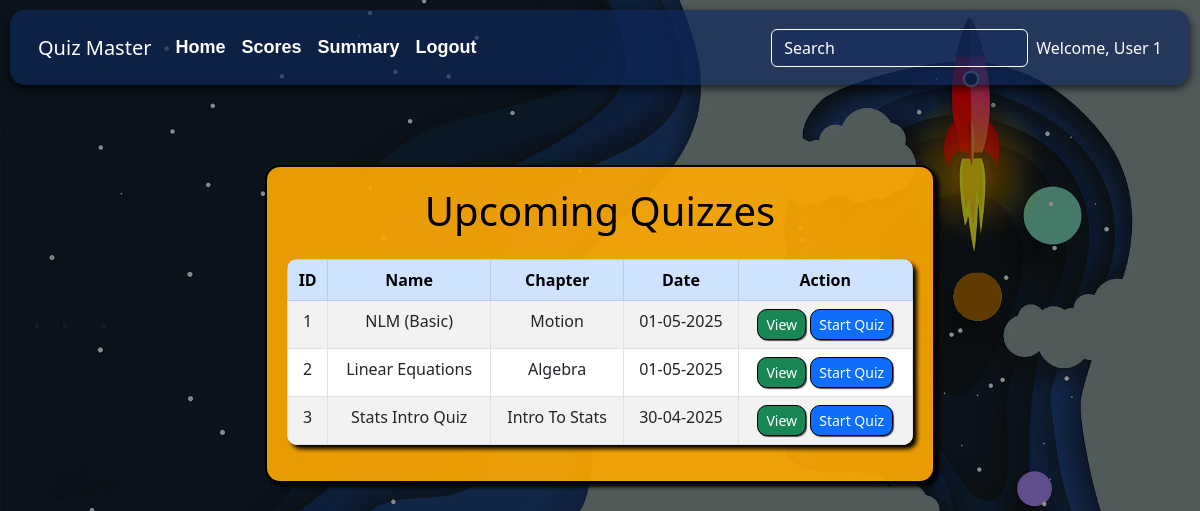
Page /user/dashboard (signed in) on the committed database.
### models/models.py (models this page shows)
class User(db.Model, UserMixin):
    id = db.Column(db.Integer, primary_key=True)
    full_name = db.Column(db.String(100), nullable=False)
    email = db.Column(db.String(120), unique=True, nullable=False)
    password = db.Column(db.String(255), nullable=False)  # Ensure this field exists!
    qualification = db.Column(db.String(100))
    dob = db.Column(db.Date)

class Quiz(db.Model):
    id = db.Column(db.Integer, primary_key=True)
    name = db.Column(db.String(100), nullable=False)
    chapter_id = db.Column(db.Integer, db.ForeignKey('chapter.id'), nullable=False)
    chapter_name = db.Column(db.String(100), nullable=True)
    subject_name = db.Column(db.String(100), nullable=False)
    date_of_quiz = db.Column(db.DateTime, default=datetime.utcnow)
    time_duration = db.Column(db.String(10))  # Format: HH:MM
    remarks = db.Column(db.Text, nullable=True)
    total_ques = db.Column(db.Integer, nullable=True)
    total_marks = db.Column(db.Integer, nullable=True, default=0)

### controllers/user.py (the view)
@user_bp.route('/dashboard')
@login_required
def dashboard():
    if not current_user.is_authenticated:
        flash("Please log in to access this page.", "warning")
        return redirect(url_for('user.login'))
    user = User.query.get(session['user_id'])
    subjects = Subject.query.all()
    quizzes = Quiz.query.all()
    current_date = datetime.now().strftime('%Y-%m-%d')
    questions=Question.query.all()
    return render_template('user/dashboard.html', user=user, subjects=subjects, quizzes=quizzes, questions=questions, current_date=current_date)

### controllers/auth.py (called while the page is built)
@login_manager.user_loader
def load_user(user_id):
    return User.query.get(int(user_id))

### templates/user/dashboard.html (shortened to what this page needs)
{% extends 'user/base.html' %}
{% block styles %}
    <link rel="stylesheet" href="{{ url_for('static', filename='css/user_dashboard.css') }}">
{% endblock %}
{% block content %}
    <div class="table-container">
        <h1 class="text-center mb-4">Upcoming Quizzes</h1>
        <table class="table table-striped table-bordered text-center">
            <thead class="table-primary">
                <tr>
                    <th>ID</th>
                    <th>Name</th>
                    <th>Chapter</th>
                    <th>Date</th>
                    <th>Action</th>
                </tr>
            </thead>
            <tbody>
                {% for quiz in quizzes %}
                {% set quiz_questions = [] %}
                {% for ques in questions %}
                    {% if ques.quiz_id == quiz.id %}
                        {% set _ = quiz_questions.append(ques) %}
                    {% endif %}
                {% endfor %}
                {% if quiz_questions %}
                    {% set question = quiz_questions[0] %}
                {% else %}
                    {% set question = None %}
                {% endif %}
                    <tr>
                        <td>{{ quiz.id }}</td>
                        <td>{{ quiz.name }}</td>
                        <td>{{ quiz.chapter_name }}</td>
                        <td>{{ quiz.date_of_quiz.strftime('%d-%m-%Y') }}</td>
                        <td>
                            <button style="border: 1px solid black; border-radius: 10px; box-shadow: 1px 1px 1px #4c4c4c;" class="btn btn-success btn-sm" onclick="redirectToView('{{ quiz.id }}')">View</button>
                            {% if quiz.date_of_quiz and quiz.date_of_quiz.strftime('%Y-%m-%d') < current_date %}
                                <button style="border: 1px solid black; border-radius: 10px; box-shadow: 1px 1px 1px #4c4c4c;" class="btn btn-danger btn-sm" disabled>Quiz Over</button>
                            {% elif question %}
                                <button style="border: 1px solid black; border-radius: 10px; box-shadow: 1px 1px 1px #4c4c4c;" class="btn btn-primary btn-sm" onclick="redirectToStart('{{ quiz.id }}')">Start Quiz</button>
                            {% else %}
                                <button style="border: 1px solid black; border-radius: 10px; box-shadow: 1px 1px 1px #4c4c4c; width: 83px;" class="btn btn-secondary btn-sm" disabled>No Ques</button>
                            {% endif %}
                        </td>
                    </tr>
                {% endfor %}
            </tbody>
        </table>
    </div>
{% endblock %}

### templates/user/base.html (shortened to what this page needs)
<!DOCTYPE html>
<html lang="en">
<head>
    <link rel="stylesheet" href="https://cdn.jsdelivr.net/npm/bootstrap@5.3.0/dist/css/bootstrap.min.css">
    <link rel="stylesheet" href="{{ url_for('static', filename='css/base_user.css') }}">
    {% block styles %}{% endblock %}
</head>
<body>
    <nav class="navbar navbar-expand-lg navbar-light p-3">
        <div class="container-fluid">
            <a class="navbar-brand text-white" href="{{ url_for('home') }}">Quiz Master</a>
            <div class="collapse navbar-collapse" id="navbarNav">
                <ul class="navbar-nav me-auto">
                    {% if current_user.is_authenticated %}
                    <li class="nav-item"><a class="nav-link text-white" href="{{ url_for('user.dashboard') }}">Home</a></li>
                    <li class="nav-item"><a class="nav-link text-white" href="{{ url_for('user.scores') }}">Scores</a></li>
                    <li class="nav-item"><a class="nav-link text-white" href="{{ url_for('user.summary') }}">Summary</a></li>
                    <li class="nav-item"><a class="nav-link text-white" href="{{ url_for('user.logout') }}">Logout</a></li>
                    {% else %}
                    <li class="nav-item"><a class="nav-link text-white" href="{{ url_for('auth.login') }}">Login</a></li>
                    <li class="nav-item"><a class="nav-link text-white" href="{{ url_for('auth.register') }}">Register</a></li>
                    {% endif %}
                </ul>
                <div class="position-relative w-20">
                    <form class="d-flex">
                        <input class="form-control me-2" type="search" id="search-input"
                               placeholder="Search"
                               aria-label="Search" onkeyup="searchItems(event)">
                    </form>
                </div>
                <div>
                    Welcome, {{ current_user.full_name }}
                </div>
                </div>
            </div>
    </nav>
    <div class="container mt-5">
        {% block content %}{% endblock %}
    </div>
</body>
</html>

### static/css/base_user.css (style rules this page uses)
body { background-color: #ffffff; }
.navbar { border-radius: 15px; margin: 10px; color: white; background-color: #10285da8; box-shadow: 0px 3px 8px rgba(0, 0, 0, 0.7); }
.nav-item { font-size: 18px; font-weight: bold; font-family: Oswald, sans-serif; }
.form-control { background-color: #10285da8; }
#search-input::placeholder { color: white; }
#search-input { background-color: #10285d64; color: white; border: 1px solid white; }

### static/css/user_dashboard.css (style rules this page uses)
.table-container { background: #ffaa00e8; color: rgb(0, 0, 0); padding: 20px; border-radius: 15px; border: 2px solid #000; box-shadow: 4px 4px 4px rgb(0, 0, 0); width: 60%; align-items: center; margin-right: auto; margin-left: auto; margin-top: 80px; }
.table { border-radius: 10px; overflow: hidden; box-shadow: 4px 4px 4px rgb(0, 0, 0); }

### rows in the picture
User: full_name "User 1"
Quiz: id "1", name "NLM (Basic)", chapter_name "Motion", date_of_quiz "01-05-2025"
Quiz: id "2", name "Linear Equations", chapter_name "Algebra", date_of_quiz "01-05-2025"
Quiz: id "3", name "Stats Intro Quiz", chapter_name "Intro To Stats", date_of_quiz "30-04-2025"
